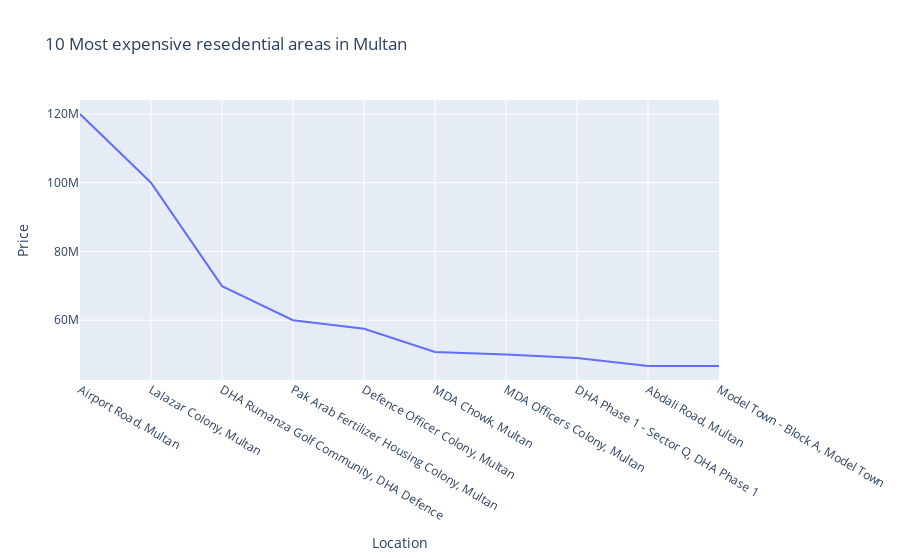

Notebook cell for this chart:
### Code cell
fig = px.line(price_area, x="Location", y="Price", title='10 Most expensive resedential areas in Multan')
fig.show()

### Figure 1 — Plotly figure (JSON) as saved in the notebook; plotly's stock layout.template omitted (floating-point values rounded to 4 significant figures)
{"data": [{"hovertemplate": "Location=%{x}<br>Price=%{y}<extra></extra>", "legendgroup": "", "line": {"color": "#636efa", "dash": "solid"}, "marker": {"symbol": "circle"}, "mode": "lines", "name": "", "orientation": "v", "showlegend": false, "type": "scatter", "x": ["Airport Road, Multan", "Lalazar Colony, Multan", "DHA Rumanza Golf Community, DHA Defence", "Pak Arab Fertilizer Housing Colony, Multan", "Defence Officer Colony, Multan", "MDA Chowk, Multan", "MDA Officers Colony, Multan", "DHA Phase 1 - Sector Q, DHA Phase 1", "Abdali Road, Multan", "Model Town - Block A, Model Town"], "xaxis": "x", "y": [120000000, 100000000, 69900000, 60000000, 57500000, 50750000, 50000000, 49000000, 46666666, 46666666], "yaxis": "y"}], "layout": {"legend": {"tracegroupgap": 0}, "title": {"text": "10 Most expensive resedential areas in Multan"}, "xaxis": {"anchor": "y", "domain": [0, 1], "title": {"text": "Location"}}, "yaxis": {"anchor": "x", "domain": [0, 1], "title": {"text": "Price"}}}}
